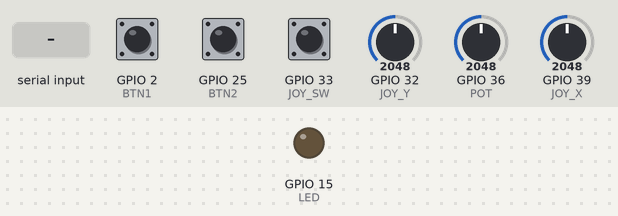
The sketch below on a simulated ESP32. Parts: output pins drawn as LEDs (lit = HIGH). Dashed ring = blinking. The inputs (shaded band) are chosen by the test bench; at power-on: GPIO 2 (BTN1) HIGH, GPIO 25 (BTN2) HIGH, GPIO 32 (JOY_Y) = 2048, GPIO 33 (JOY_SW) HIGH, GPIO 36 (POT) = 2048, GPIO 39 (JOY_X) = 2048. What the sketch prints to the serial monitor is not drawn.

Above: at 1.2 s.
1.3 s: "2" received over Serial
At 1.87 s:
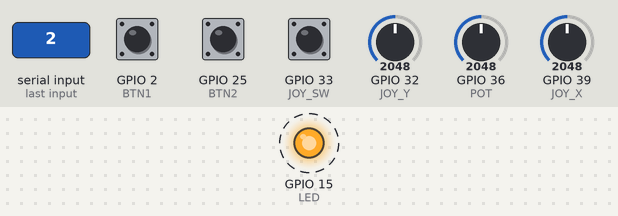
4.3 s: "0" received over Serial
5.8 s: "1" received over Serial
At 6.1 s:
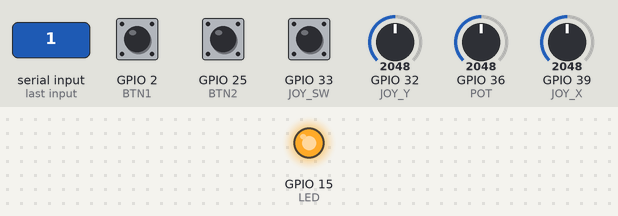
Timing chart, 0 to 8.8 s (numbered marks = the images above; inputs shaded):
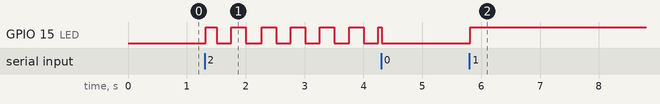

The sketch:

input-wiring.ino
```cpp
const int JOY_X  = 39;
const int JOY_Y  = 32;
const int JOY_SW = 33;
const int POT    = 36;
const int BTN1   = 2;
const int BTN2   = 25;
const int LED    = 15;
char ledMode = '0';

void setup() {
  Serial.begin(115200);
  pinMode(JOY_SW, INPUT_PULLUP);
  pinMode(BTN1, INPUT_PULLUP);
  pinMode(BTN2, INPUT_PULLUP);
  pinMode(LED, OUTPUT);
}

//read in voltages from each input source and send back to laptop as an array
//array format: [joy_x, joy_y, joy_sw, red button/btn1, black button/btn2, potentiometer]
void loop() {

  //led light programming
  if (Serial.available() > 0) {
    char c = Serial.read(); //state sent by processing
    if (c == '0' || c == '1' || c == '2') ledMode = c;
  }

  if (ledMode == '0') digitalWrite(LED, LOW);
  if (ledMode == '1') digitalWrite(LED, HIGH);
  if (ledMode == '2') {
    digitalWrite(LED, millis()/250 % 2); //claude generated
  }

  Serial.print(analogRead(JOY_X));                    Serial.print(',');
  Serial.print(analogRead(JOY_Y));                    Serial.print(',');
  Serial.print(digitalRead(JOY_SW) == LOW ? 1 : 0);   Serial.print(',');
  Serial.print(digitalRead(BTN1) == LOW ? 1 : 0);     Serial.print(',');
  Serial.print(digitalRead(BTN2) == LOW ? 1 : 0);     Serial.print(',');
  Serial.println(analogRead(POT));
  delay(20);
}
```

Measured:
- after the input at 1.3 s, GPIO 15 (LED): alternates HIGH for 0.25 s and LOW for 0.25 s, starting at once
- after the input at 5.8 s, GPIO 15 (LED): LOW → HIGH at once
